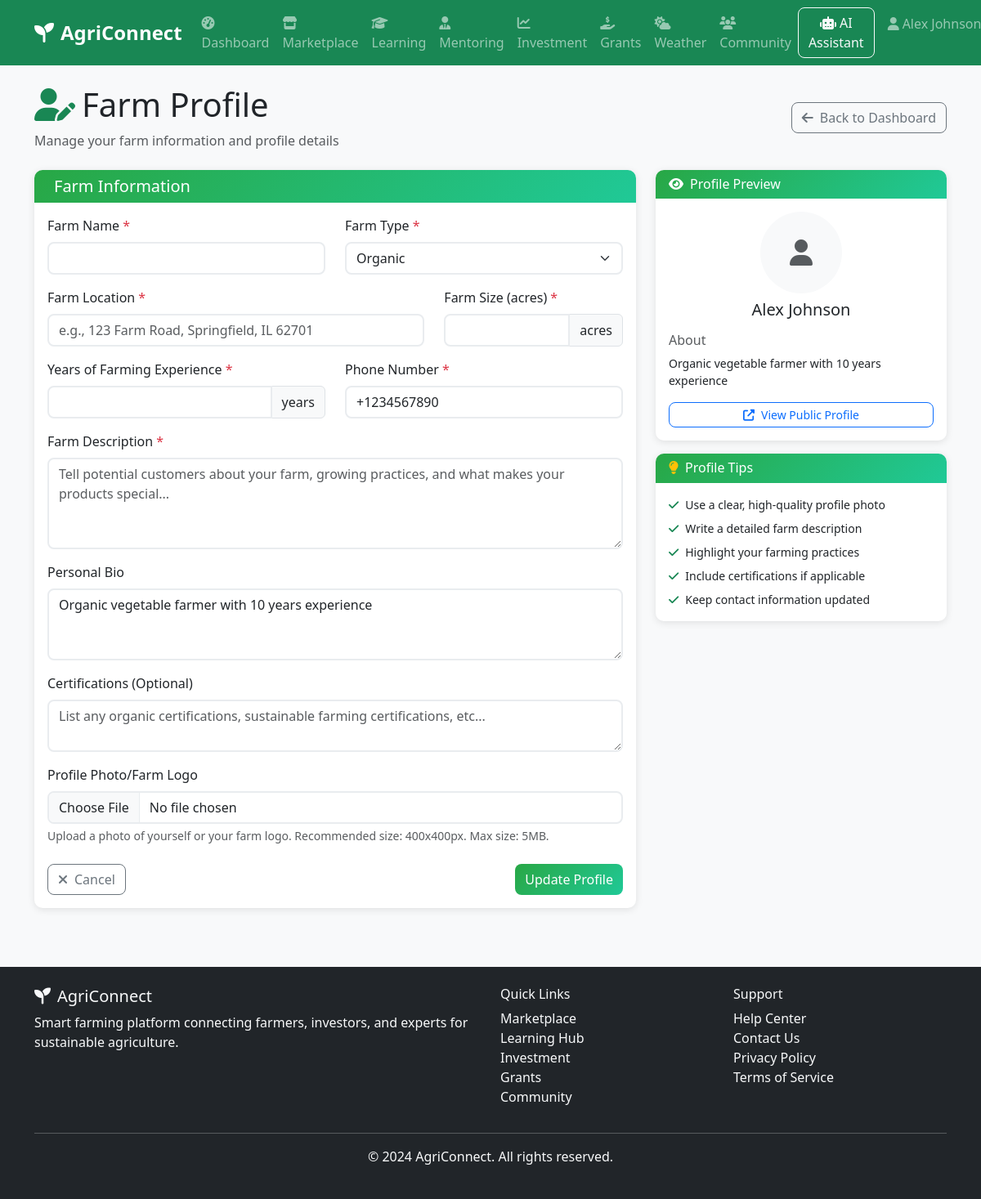
The app's page /marketplace/profile (signed in) with its own data.
### app/models/user.py (models this page shows, shortened)
class User(UserMixin, db.Model):
    __tablename__ = 'users'
    id = db.Column(db.Integer, primary_key=True)
    username = db.Column(db.String(80), unique=True, nullable=False)
    email = db.Column(db.String(120), unique=True, nullable=False)
    password_hash = db.Column(db.String(255), nullable=False)
    first_name = db.Column(db.String(50), nullable=False)
    last_name = db.Column(db.String(50), nullable=False)
    phone = db.Column(db.String(20))
    location = db.Column(db.String(100))
    user_type = db.Column(db.Enum('farmer', 'investor', 'expert', 'admin'), nullable=False, default='farmer')
    profile_image = db.Column(db.String(255))
    bio = db.Column(db.Text)
    farm_name = db.Column(db.String(100))
    farm_location = db.Column(db.String(200))
    farm_size = db.Column(db.Float)  # in acres
    farm_type = db.Column(db.String(50))  # organic, conventional, etc.
    years_experience = db.Column(db.Integer)
    farm_description = db.Column(db.Text)
    certifications = db.Column(db.Text)  # JSON string of certifications
    is_active = db.Column(db.Boolean, default=True)
    is_verified = db.Column(db.Boolean, default=False)
    created_at = db.Column(db.DateTime, default=datetime.utcnow)
    updated_at = db.Column(db.DateTime, default=datetime.utcnow, onupdate=datetime.utcnow)
    products = db.relationship('Product', backref='seller', lazy='dynamic')
    courses_enrolled = db.relationship('CourseEnrollment', backref='user', lazy='dynamic')
    courses_created = db.relationship('Course', backref='instructor', lazy='dynamic')
    land_listings = db.relationship('Land', backref='owner', lazy='dynamic')
    investments = db.relationship('Investment', backref='investor', lazy='dynamic')
    forum_posts = db.relationship('ForumPost', backref='author', lazy='dynamic')
    forum_comments = db.relationship('ForumComment', backref='author', lazy='dynamic')
    mentoring_sessions_as_mentor = db.relationship('MentoringSession', foreign_keys='MentoringSession.mentor_id', backref='mentor', lazy='dynamic')
    mentoring_sessions_as_mentee = db.relationship('MentoringSession', foreign_keys='MentoringSession.mentee_id', backref='mentee', lazy='dynamic')
    mentoring_requests = db.relationship('MentoringRequest', backref='mentee', lazy='dynamic')
    chat_sessions = db.relationship('ChatSession', backref='user', lazy='dynamic')
    def get_full_name(self):
        return f"{self.first_name} {self.last_name}"
    def is_farmer(self):
        return self.user_type == 'farmer'

### app/routes/marketplace.py (the view, shortened to what this page needs)
@marketplace_bp.route('/profile', methods=['GET', 'POST'])
@login_required
def edit_farmer_profile():
    if not current_user.is_farmer():
        flash('Only farmers can access this page.', 'error')
        return redirect(url_for('marketplace.index'))
    form = FarmerProfileForm(obj=current_user)
    return render_template('marketplace/farmer_profile.html', form=form)

### app/templates/marketplace/farmer_profile.html (shortened to what this page needs)
{% extends "base.html" %}
{% block content %}
<div class="container py-4">
    <div class="row mb-4">
        <div class="col-12">
            <div class="d-flex justify-content-between align-items-center">
                <div>
                    <h1><i class="fas fa-user-edit me-2 text-success"></i>Farm Profile</h1>
                    <p class="text-muted mb-0">Manage your farm information and profile details</p>
                </div>
                <a href="{{ url_for('marketplace.farmer_dashboard') }}" class="btn btn-outline-secondary">
                    <i class="fas fa-arrow-left me-2"></i>Back to Dashboard
                </a>
            </div>
        </div>
    </div>
    <div class="row">
        <div class="col-lg-8">
            <div class="card">
                <div class="card-header">
                    <h5 class="mb-0">Farm Information</h5>
                </div>
                <div class="card-body">
                    <form method="POST" enctype="multipart/form-data">
                        <div class="row mb-3">
                            <div class="col-md-6">
                                {{ form.farm_name.label(class="form-label required") }}
                                {{ form.farm_name(class="form-control") }}
                            </div>
                            <div class="col-md-6">
                                {{ form.farm_type.label(class="form-label required") }}
                                {{ form.farm_type(class="form-select") }}
                            </div>
                        </div>
                        <div class="row mb-3">
                            <div class="col-md-8">
                                {{ form.farm_location.label(class="form-label required") }}
                                {{ form.farm_location(class="form-control", placeholder="e.g., 123 Farm Road, Springfield, IL 62701") }}
                            </div>
                            <div class="col-md-4">
                                {{ form.farm_size.label(class="form-label required") }}
                                <div class="input-group">
                                    {{ form.farm_size(class="form-control") }}
                                    <span class="input-group-text">acres</span>
                                </div>
                            </div>
                        </div>
                        <div class="row mb-3">
                            <div class="col-md-6">
                                {{ form.years_experience.label(class="form-label required") }}
                                <div class="input-group">
                                    {{ form.years_experience(class="form-control") }}
                                    <span class="input-group-text">years</span>
                                </div>
                            </div>
                            <div class="col-md-6">
                                {{ form.phone.label(class="form-label required") }}
                                {{ form.phone(class="form-control", placeholder="+1 (555) 123-4567") }}
                            </div>
                        </div>
                        <div class="mb-3">
                            {{ form.farm_description.label(class="form-label required") }}
                            {{ form.farm_description(class="form-control", rows="4", placeholder="Tell potential customers about your farm, growing practices, and what makes your products special...") }}
                        </div>
                        <div class="mb-3">
                            {{ form.bio.label(class="form-label") }}
                            {{ form.bio(class="form-control", rows="3", placeholder="Share a bit about yourself as a farmer...") }}
                        </div>
                        <div class="mb-3">
                            {{ form.certifications.label(class="form-label") }}
                            {{ form.certifications(class="form-control", rows="2", placeholder="List any organic certifications, sustainable farming certifications, etc...") }}
                        </div>
                        <div class="mb-4">
                            {{ form.profile_image.label(class="form-label") }}
                            {{ form.profile_image(class="form-control") }}
                            <div class="form-text">Upload a photo of yourself or your farm logo. Recommended size: 400x400px. Max size: 5MB.</div>
                        </div>
                        <div class="d-flex justify-content-between">
                            <a href="{{ url_for('marketplace.farmer_dashboard') }}" class="btn btn-outline-secondary">
                                <i class="fas fa-times me-2"></i>Cancel
                            </a>
                            {{ form.submit(class="btn btn-success") }}
                        </div>
                    </form>
                </div>
            </div>
        </div>
        <div class="col-lg-4">
            <div class="card">
                <div class="card-header">
                    <h6 class="mb-0"><i class="fas fa-eye me-2"></i>Profile Preview</h6>
                </div>
                <div class="card-body">
                    <div class="text-center mb-3">
                        {% if current_user.profile_image %}
                        <img src="{{ current_user.profile_image }}" alt="Profile"
                             class="rounded-circle mb-2" style="width: 100px; height: 100px; object-fit: cover;">
                        {% else %}
                        <div class="bg-light rounded-circle mx-auto mb-2 d-flex align-items-center justify-content-center"
                             style="width: 100px; height: 100px;">
                            <i class="fas fa-user fa-2x text-muted"></i>
                        </div>
                        {% endif %}
                        <h5 class="mb-1">{{ current_user.get_full_name() }}</h5>
                    </div>
                    {% if current_user.bio %}
                    <div class="mb-3">
                        <h6 class="text-muted">About</h6>
                        <p class="small">{{ current_user.bio }}</p>
                    </div>
                    {% endif %}
                    <div class="mt-3">
                        <a href="{{ url_for('marketplace.farmer_profile', farmer_id=current_user.id) }}"
                           class="btn btn-outline-primary btn-sm w-100" target="_blank">
                            <i class="fas fa-external-link-alt me-2"></i>View Public Profile
                        </a>
                    </div>
                </div>
            </div>
            <div class="card mt-3">
                <div class="card-header">
                    <h6 class="mb-0"><i class="fas fa-lightbulb me-2 text-warning"></i>Profile Tips</h6>
                </div>
                <div class="card-body">
                    <ul class="list-unstyled small mb-0">
                        <li class="mb-2"><i class="fas fa-check text-success me-2"></i>Use a clear, high-quality profile photo</li>
                        <li class="mb-2"><i class="fas fa-check text-success me-2"></i>Write a detailed farm description</li>
                        <li class="mb-2"><i class="fas fa-check text-success me-2"></i>Highlight your farming practices</li>
                        <li class="mb-2"><i class="fas fa-check text-success me-2"></i>Include certifications if applicable</li>
                        <li class="mb-0"><i class="fas fa-check text-success me-2"></i>Keep contact information updated</li>
                    </ul>
                </div>
            </div>
        </div>
    </div>
</div>
{% endblock %}

### app/templates/base.html (shortened to what this page needs)
<!DOCTYPE html>
<html lang="en">
<head>
    <link href="https://cdn.jsdelivr.net/npm/bootstrap@5.3.0/dist/css/bootstrap.min.css" rel="stylesheet">
    <link href="https://cdnjs.cloudflare.com/ajax/libs/font-awesome/6.4.0/css/all.min.css" rel="stylesheet">
    <link href="{{ url_for('static', filename='css/style.css') }}" rel="stylesheet">
</head>
<body>
    <nav class="navbar navbar-expand-lg navbar-dark bg-success">
        <div class="container">
            <a class="navbar-brand" href="{{ url_for('dashboard.index') }}">
                <i class="fas fa-seedling me-2"></i>AgriConnect
            </a>
            <div class="collapse navbar-collapse" id="navbarNav">
                <ul class="navbar-nav me-auto">
                    <li class="nav-item">
                        <a class="nav-link" href="{{ url_for('dashboard.index') }}">
                            <i class="fas fa-tachometer-alt me-1"></i>Dashboard
                        </a>
                    </li>
                    <li class="nav-item">
                        <a class="nav-link" href="{{ url_for('marketplace.index') }}">
                            <i class="fas fa-store me-1"></i>Marketplace
                        </a>
                    </li>
                    <li class="nav-item">
                        <a class="nav-link" href="{{ url_for('learning.index') }}">
                            <i class="fas fa-graduation-cap me-1"></i>Learning
                        </a>
                    </li>
                    <li class="nav-item">
                        <a class="nav-link" href="{{ url_for('mentoring.index') }}">
                            <i class="fas fa-user-tie me-1"></i>Mentoring
                        </a>
                    </li>
                    <li class="nav-item">
                        <a class="nav-link" href="{{ url_for('investment.index') }}">
                            <i class="fas fa-chart-line me-1"></i>Investment
                        </a>
                    </li>
                    <li class="nav-item">
                        <a class="nav-link" href="{{ url_for('grant.grants_dashboard') }}">
                            <i class="fas fa-hand-holding-usd me-1"></i>Grants
                        </a>
                    </li>
                    <li class="nav-item">
                        <a class="nav-link" href="{{ url_for('weather.index') }}">
                            <i class="fas fa-cloud-sun me-1"></i>Weather
                        </a>
                    </li>
                    <li class="nav-item">
                        <a class="nav-link" href="{{ url_for('community.index') }}">
                            <i class="fas fa-users me-1"></i>Community
                        </a>
                    </li>
                </ul>
                <ul class="navbar-nav">
                    {% if current_user.is_authenticated %}
                    <li class="nav-item">
                        <button class="btn btn-outline-light me-2" data-bs-toggle="modal"
                            data-bs-target="#chatbotModal">
                            <i class="fas fa-robot me-1"></i>AI Assistant
                        </button>
                    </li>
                    <li class="nav-item dropdown">
                        <a class="nav-link dropdown-toggle" href="#" id="navbarDropdown" role="button"
                            data-bs-toggle="dropdown">
                            <i class="fas fa-user me-1"></i>{{ current_user.get_full_name() }}
                        </a>
                    </li>
                    {% endif %}
                </ul>
            </div>
        </div>
    </nav>
    <main class="container-fluid">
        {% block content %}{% endblock %}
    </main>
    <footer class="bg-dark text-light py-4 mt-5">
        <div class="container">
            <div class="row">
                <div class="col-md-6">
                    <h5><i class="fas fa-seedling me-2"></i>AgriConnect</h5>
                    <p>Smart farming platform connecting farmers, investors, and experts for sustainable agriculture.
                    </p>
                </div>
                <div class="col-md-3">
                    <h6>Quick Links</h6>
                    <ul class="list-unstyled">
                        <li><a href="{{ url_for('marketplace.index') }}" class="text-light">Marketplace</a></li>
                        <li><a href="{{ url_for('learning.index') }}" class="text-light">Learning Hub</a></li>
                        <li><a href="{{ url_for('investment.index') }}" class="text-light">Investment</a></li>
                        <li><a href="{{ url_for('grant.grants_dashboard') }}" class="text-light">Grants</a></li>
                        <li><a href="{{ url_for('community.index') }}" class="text-light">Community</a></li>
                    </ul>
                </div>
                <div class="col-md-3">
                    <h6>Support</h6>
                    <ul class="list-unstyled">
                        <li><a href="#" class="text-light">Help Center</a></li>
                        <li><a href="#" class="text-light">Contact Us</a></li>
                        <li><a href="#" class="text-light">Privacy Policy</a></li>
                        <li><a href="#" class="text-light">Terms of Service</a></li>
                    </ul>
                </div>
            </div>
            <hr>
            <div class="text-center">
                <p>&copy; 2024 AgriConnect. All rights reserved.</p>
            </div>
        </div>
    </footer>
</body>
</html>

### records on screen
User: get_full_name "Alex Johnson…", farm_type "Organic", phone "+1234567890", bio "Organic vegetable farmer with 10 years experience", get_full_name "Alex Johnson"
